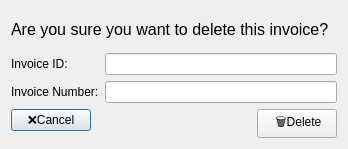
<?xml version="1.0" encoding="UTF-8"?>
<ui version="4.0">
 <class>DeleteInvoiceDialog</class>
 <widget class="QDialog" name="DeleteInvoiceDialog">
  <property name="geometry">
   <rect>
    <x>0</x>
    <y>0</y>
    <width>348</width>
    <height>149</height>
   </rect>
  </property>
  <property name="windowTitle">
   <string>Dialog</string>
  </property>
  <layout class="QVBoxLayout" name="verticalLayout">
   <item>
    <widget class="QLabel" name="label">
     <property name="font">
      <font>
       <pointsize>12</pointsize>
      </font>
     </property>
     <property name="text">
      <string>Are you sure you want to delete this invoice?</string>
     </property>
    </widget>
   </item>
   <item>
    <layout class="QFormLayout" name="formLayout">
     <item row="0" column="0">
      <widget class="QLabel" name="label_2">
       <property name="text">
        <string>Invoice ID:</string>
       </property>
      </widget>
     </item>
     <item row="0" column="1">
      <widget class="QLineEdit" name="invoiceIdLineEdit"/>
     </item>
     <item row="1" column="0">
      <widget class="QLabel" name="label_3">
       <property name="text">
        <string>Invoice Number:</string>
       </property>
      </widget>
     </item>
     <item row="1" column="1">
      <widget class="QLineEdit" name="invoiceNumberLineEdit"/>
     </item>
     <item row="2" column="0">
      <widget class="QPushButton" name="cancelButton">
       <property name="text">
        <string>❌Cancel</string>
       </property>
      </widget>
     </item>
     <item row="2" column="1">
      <layout class="QHBoxLayout" name="horizontalLayout">
       <item>
        <spacer name="horizontalSpacer">
         <property name="orientation">
          <enum>Qt::Orientation::Horizontal</enum>
         </property>
         <property name="sizeType">
          <enum>QSizePolicy::Policy::Expanding</enum>
         </property>
         <property name="sizeHint" stdset="0">
          <size>
           <width>40</width>
           <height>20</height>
          </size>
         </property>
        </spacer>
       </item>
       <item>
        <widget class="QPushButton" name="deleteButton">
         <property name="text">
          <string> 🗑️Delete</string>
         </property>
        </widget>
       </item>
      </layout>
     </item>
    </layout>
   </item>
  </layout>
 </widget>
 <resources/>
 <connections/>
</ui>
